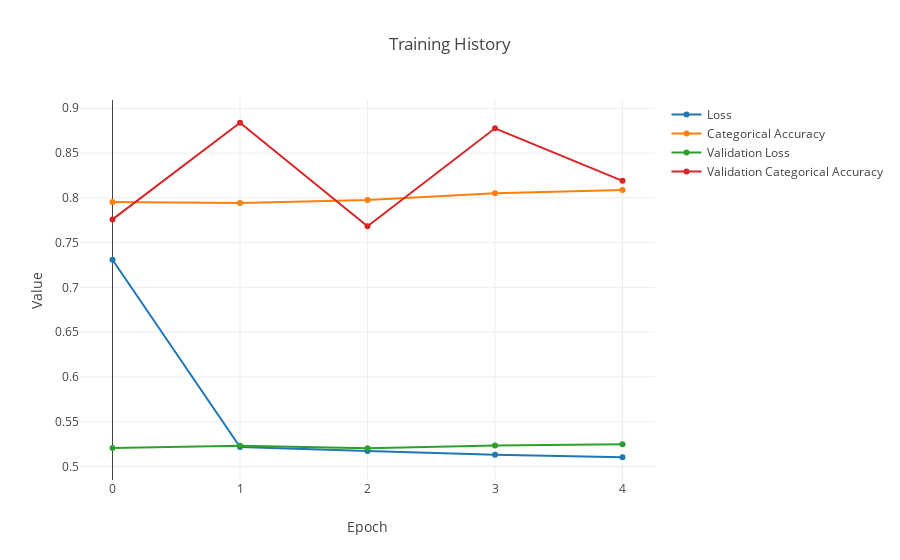

The notebook cell this image was saved under:
### Markdown cell above
# Plots

### Code cell
import plotly 
plotly.offline.init_notebook_mode(connected=True)

loss_p = plotly.graph_objs.Scatter(
    y = model.history.history['loss'],
    mode = 'lines+markers',
    name = 'Loss'
)

val_loss_p = plotly.graph_objs.Scatter(
    y = model.history.history['val_loss'],
    mode = 'lines+markers',
    name = 'Validation Loss'
)

acc_p = plotly.graph_objs.Scatter(
    y = model.history.history['categorical_accuracy'],
    mode = 'lines+markers',
    name = 'Categorical Accuracy'
)

val_acc_p = plotly.graph_objs.Scatter(
    y = model.history.history['val_categorical_accuracy'],
    mode = 'lines+markers',
    name = 'Validation Categorical Accuracy'
)

layout = plotly.graph_objs.Layout(title="Training History",
                yaxis=dict(title='Value'),
                xaxis=dict(title='Epoch'))

data = [loss_p, acc_p, val_loss_p, val_acc_p]
fig = plotly.graph_objs.Figure(data=data, layout=layout)
plotly.offline.iplot(fig, filename='jupyter-train-history')

### Figure 1 — Plotly figure (JSON) as saved in the notebook; plotly's stock layout.template omitted (floating-point values rounded to 4 significant figures)
{"data": [{"mode": "lines+markers", "name": "Loss", "type": "scatter", "uid": "985ee196-b122-11e8-8955-94b86d86a98e", "y": [0.7309, 0.5218, 0.5173, 0.5133, 0.5104]}, {"mode": "lines+markers", "name": "Categorical Accuracy", "type": "scatter", "uid": "985ee197-b122-11e8-8955-94b86d86a98e", "y": [0.7953, 0.7942, 0.7976, 0.8052, 0.8088]}, {"mode": "lines+markers", "name": "Validation Loss", "type": "scatter", "uid": "985ee198-b122-11e8-8955-94b86d86a98e", "y": [0.5206, 0.5231, 0.5203, 0.5235, 0.525]}, {"mode": "lines+markers", "name": "Validation Categorical Accuracy", "type": "scatter", "uid": "985ee199-b122-11e8-8955-94b86d86a98e", "y": [0.7759, 0.8839, 0.7682, 0.8777, 0.819]}], "layout": {"title": "Training History", "xaxis": {"title": "Epoch"}, "yaxis": {"title": "Value"}}}
